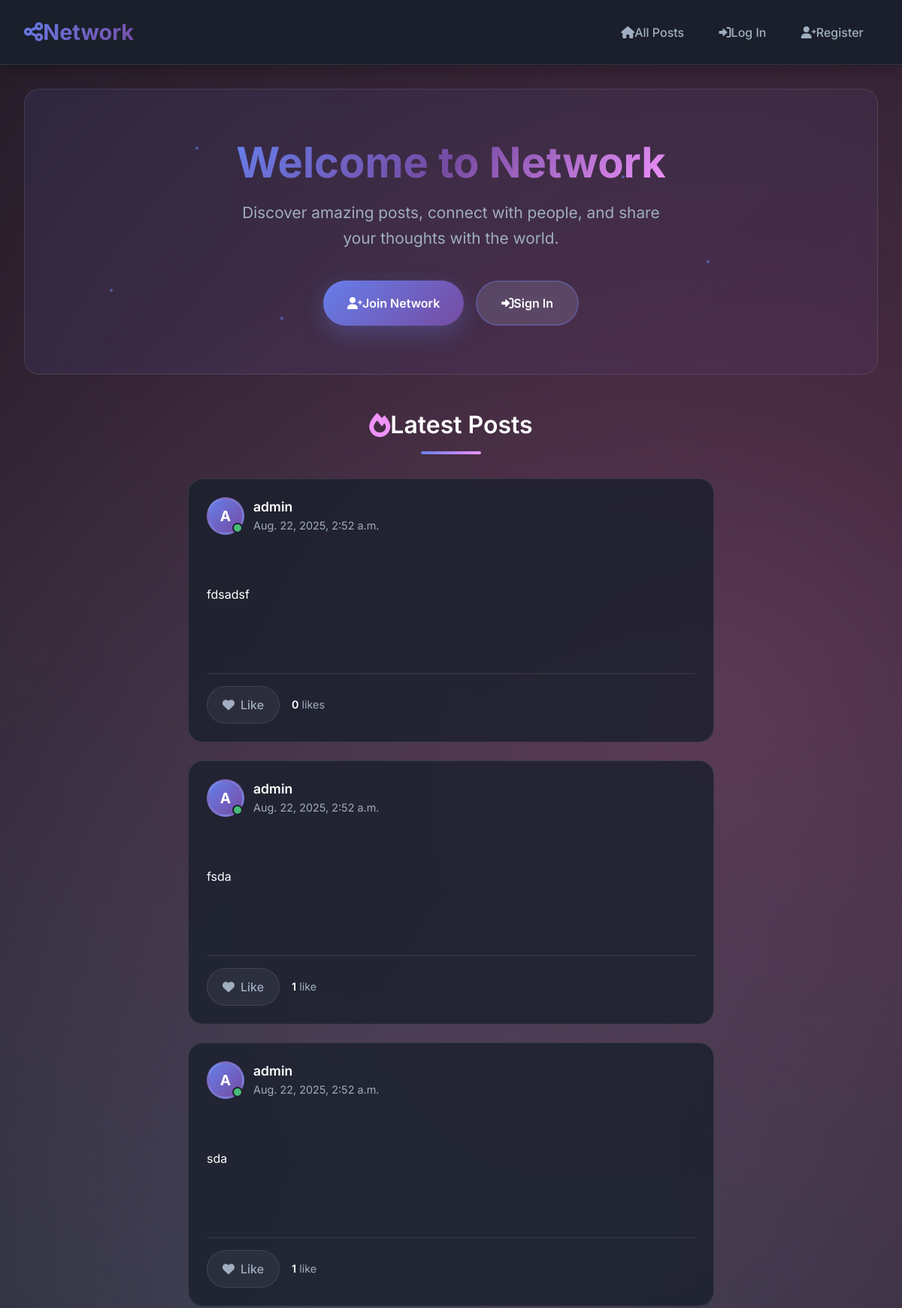
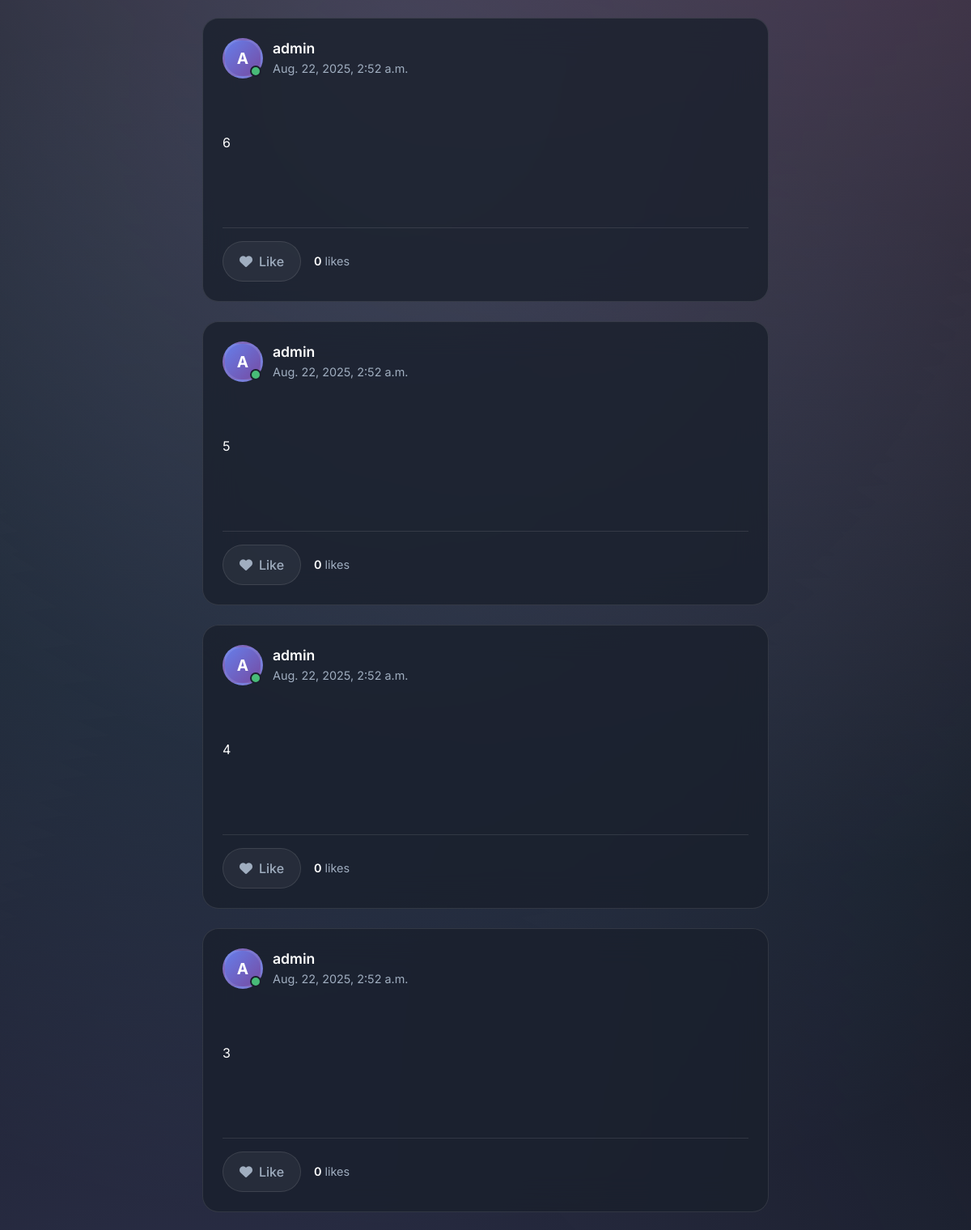
The page / (upper part) on the database its author committed (2 pictures, top to bottom).
### network/models.py (models this page shows)
class Post(models.Model):
    post_creator = models.ForeignKey(User, on_delete=models.CASCADE,related_name='posts')
    post_content = models.TextField()
    post_creation_date = models.DateTimeField(default=timezone.now)
    posts_likes = models.ManyToManyField(User,blank=True,related_name='liked_posts')

class User(AbstractUser):
    following = models.ManyToManyField(
        'self',
        symmetrical=False,
        related_name='followers'
    )

### network/views.py (the view)
# urls.py: path("", views.index, name="index"),
def index(request):
    all_posts = Post.objects.order_by('-post_creation_date')
    paginator = Paginator(all_posts,10)
    page_number = request.GET.get('page')
    page_obj = paginator.get_page(page_number)
    return render(request, 'network/index.html', {
    "page_obj": page_obj,
})

### network/templates/network/index.html (shortened to what this page needs)
{% extends "network/layout.html" %}
{% block body %}
<div class="index-container">
    <div class="hero-section">
        <div class="hero-content">
            <div class="hero-text">
                <h1 class="hero-title">
                    <span class="gradient-text">Welcome to Network</span>
                </h1>
                <p class="hero-subtitle">
                    Discover amazing posts, connect with people, and share your thoughts with the world.
                </p>
            </div>
            {% if not user.is_authenticated %}
            <div class="hero-cta">
                <a href="{% url 'register' %}" class="btn-primary-custom">
                    <i class="fas fa-user-plus me-2"></i>Join Network
                </a>
                <a href="{% url 'login' %}" class="btn-secondary-custom">
                    <i class="fas fa-sign-in-alt me-2"></i>Sign In
                </a>
            </div>
            {% else %}
            <div class="hero-cta">
                <a href="{% url 'newPost' %}" class="btn-primary-custom">
                    <i class="fas fa-plus me-2"></i>Create New Post
                </a>
            </div>
            {% endif %}
        </div>
        <div class="particles">
            <div class="particle"></div>
            <div class="particle"></div>
            <div class="particle"></div>
            <div class="particle"></div>
            <div class="particle"></div>
        </div>
    </div>
    <div class="section-header">
        <h2 class="section-title">
            <i class="fas fa-fire me-2"></i>
            Latest Posts
        </h2>
        <div class="section-divider"></div>
    </div>
    <div class="posts-container">
        {% include "network/_posts_list.html" with all_posts=all_posts %}
    </div>
</div>
{% endblock %}

### network/templates/network/_posts_list.html (shortened to what this page needs)
{% load static %}
<div class="posts-feed">
  {% for post in page_obj %}
    <article class="post-card" data-post-id="{{ post.id }}">
      <div class="post-header">
        <div class="author-info">
          <div class="avatar-wrapper">
            <div class="avatar">
              {{ post.post_creator.username|first|upper }}
            </div>
            <div class="online-indicator"></div>
          </div>
          <div class="author-details">
            <h3 class="author-name">
              <a href='{% url "profilePage" username=post.post_creator.username %}'
                 class="author-link">
                {{ post.post_creator }}
              </a>
            </h3>
            <time class="post-date" datetime="{{ post.post_creation_date|date:'c' }}">
              {{ post.post_creation_date }}
            </time>
          </div>
        </div>
      </div>
      <div class="post-content">
        <div class="content-view" style="display: block;">
          <div class="post-text" id="post-content-{{ post.id }}">
            {{ post.post_content|linebreaks }}
          </div>
        </div>
      </div>
      <div class="post-actions">
        <div class="action-group">
          <button class="action-btn like-btn btn-toggle-like {% if user in post.posts_likes.all %}liked{% endif %}"
                  data-id="{{ post.id }}"
                  aria-label="{% if user in post.posts_likes.all %}Unlike{% else %}Like{% endif %} post">
            <div class="btn-content">
              <i class="fas fa-heart"></i>
              <span class="btn-text">
                {% if user in post.posts_likes.all %}Liked{% else %}Like{% endif %}
              </span>
            </div>
          </button>
          <div class="like-count">
            <span id="likes-count-{{ post.id }}" class="count-number">
              {{ post.posts_likes.count }}
            </span>
            <span class="count-label">
              {% if post.posts_likes.count == 1 %}like{% else %}likes{% endif %}
            </span>
          </div>
        </div>
      </div>
    </article>
  {% endfor %}
</div>

### network/templates/network/layout.html (style rules this page uses)
:root { --primary-gradient: linear-gradient(135deg, #667eea 0%, #764ba2 100%); --secondary-gradient: linear-gradient(135deg, #f093fb 0%, #f5576c 100%); --dark-bg: #0f1419; --card-bg: #1a202c; --text-primary: #ffffff; --text-secondary: #a0aec0; --border-color: #2d3748; --accent-color: #667eea; --hover-bg: #2d3748; --shadow: 0 10px 25px rgba(0, 0, 0, 0.3); --shadow-hover: 0 20px 40px rgba(0, 0, 0, 0.4); }
* { box-sizing: border-box; }
body { font-family: 'Inter', sans-serif; background: var(--dark-bg); color: var(--text-primary); margin: 0; padding: 0; min-height: 100vh; overflow-x: hidden; }
body::before { content: ''; position: fixed; top: 0; left: 0; width: 100%; height: 100%; background: radial-gradient(circle at 20% 80%, rgba(120, 119, 198, 0.3) 0%, transparent 50%), radial-gradient(circle at 80% 20%, rgba(255, 119, 198, 0.3) 0%, transparent 50%), radial-gradient(circle at 40% 40%, rgba(120, 219, 255, 0.2) 0%, transparent 50%); z-index: -1; animation: float 20s ease-in-out infinite; }
.body > * { animation: fadeInUp 0.6s ease-out; }

### network/templates/network/_posts_list.html (style rules this page uses)
.posts-feed { max-width: 700px; margin: 0 auto; padding: 0; }
.post-card { background: rgba(26, 32, 44, 0.8); backdrop-filter: blur(20px); border: 1px solid rgba(255, 255, 255, 0.1); border-radius: 20px; padding: 1.5rem; margin-bottom: 1.5rem; transition: all 0.3s cubic-bezier(0.4, 0, 0.2, 1); position: relative; overflow: hidden; }
.post-card::before { content: ''; position: absolute; top: 0; left: 0; right: 0; height: 3px; background: linear-gradient(90deg, #667eea, #764ba2, #f093fb); opacity: 0; transition: opacity 0.3s ease; }
.post-header { display: flex; align-items: center; justify-content: space-between; margin-bottom: 1rem; }
.author-info { display: flex; align-items: center; gap: 0.75rem; }
.avatar-wrapper { position: relative; }
.avatar { width: 50px; height: 50px; background: linear-gradient(135deg, #667eea 0%, #764ba2 100%); border-radius: 50%; display: flex; align-items: center; justify-content: center; font-weight: 700; font-size: 1.2rem; color: white; border: 3px solid rgba(255, 255, 255, 0.1); transition: transform 0.3s ease; }
.online-indicator { position: absolute; bottom: 2px; right: 2px; width: 14px; height: 14px; background: #48bb78; border-radius: 50%; border: 2px solid var(--card-bg); animation: pulse 2s infinite; }
.author-details { flex: 1; }
.author-name { margin: 0; font-size: 1.1rem; font-weight: 600; }
.author-link { color: var(--text-primary); text-decoration: none; transition: all 0.3s ease; position: relative; }
.author-link::after { content: ''; position: absolute; bottom: -2px; left: 0; width: 0; height: 2px; background: linear-gradient(90deg, #667eea, #f093fb); transition: width 0.3s ease; }
.post-date { color: var(--text-secondary); font-size: 0.9rem; display: block; margin-top: 0.25rem; }
.post-content { margin-bottom: 1.5rem; }
.post-text { color: var(--text-primary); line-height: 1.6; font-size: 1rem; white-space: pre-wrap; word-wrap: break-word; }
.post-actions { display: flex; align-items: center; justify-content: space-between; padding-top: 1rem; border-top: 1px solid rgba(255, 255, 255, 0.1); }
.action-group { display: flex; align-items: center; gap: 1rem; }
.action-btn { background: none; border: none; padding: 0.75rem 1.25rem; border-radius: 50px; font-weight: 500; cursor: pointer; transition: all 0.3s cubic-bezier(0.4, 0, 0.2, 1); position: relative; overflow: hidden; }
.btn-content { display: flex; align-items: center; gap: 0.5rem; position: relative; z-index: 2; }
.like-btn { color: var(--text-secondary); background: rgba(255, 255, 255, 0.05); border: 1px solid rgba(255, 255, 255, 0.1); }
.like-count { display: flex; align-items: center; gap: 0.25rem; color: var(--text-secondary); font-size: 0.9rem; }
.count-number { font-weight: 600; color: var(--text-primary); }

### rows shown on the page
Post: post_creator.username|first "A", post_creator "admin", post_creation_date "Aug. 22, 2025, 2:52 a.m.", post_content "fdsadsf", shows "Like", posts_likes.count "0"
Post: post_creator.username|first "A", post_creator "admin", post_creation_date "Aug. 22, 2025, 2:52 a.m.", post_content "fsda", shows "Like", posts_likes.count "1"
Post: post_creator.username|first "A", post_creator "admin", post_creation_date "Aug. 22, 2025, 2:52 a.m.", post_content "sda", shows "Like", posts_likes.count "1"
Post: post_creator.username|first "A", post_creator "admin", post_creation_date "Aug. 22, 2025, 2:52 a.m.", post_content "6", shows "Like", posts_likes.count "0"
Post: post_creator.username|first "A", post_creator "admin", post_creation_date "Aug. 22, 2025, 2:52 a.m.", post_content "5", shows "Like", posts_likes.count "0"
Post: post_creator.username|first "A", post_creator "admin", post_creation_date "Aug. 22, 2025, 2:52 a.m.", post_content "4", shows "Like", posts_likes.count "0"
Post: post_creator.username|first "A", post_creator "admin", post_creation_date "Aug. 22, 2025, 2:52 a.m.", post_content "3", shows "Like", posts_likes.count "0"
